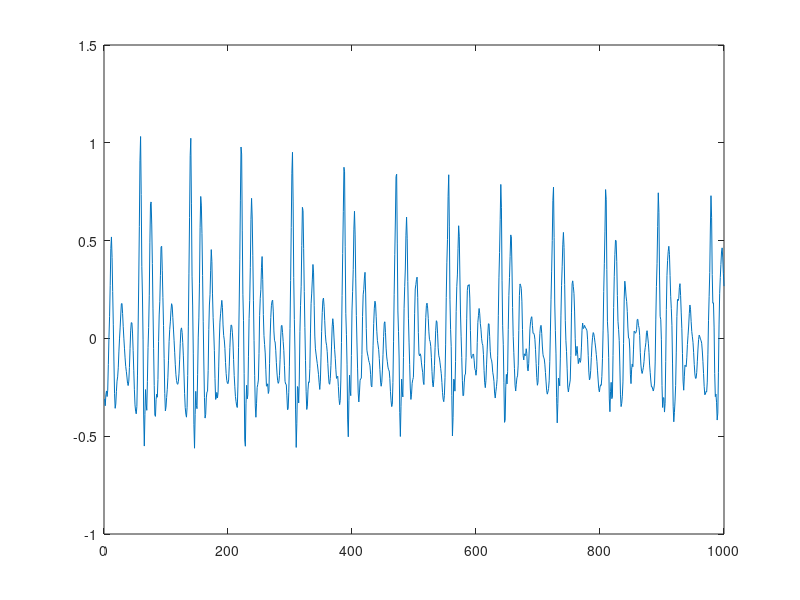
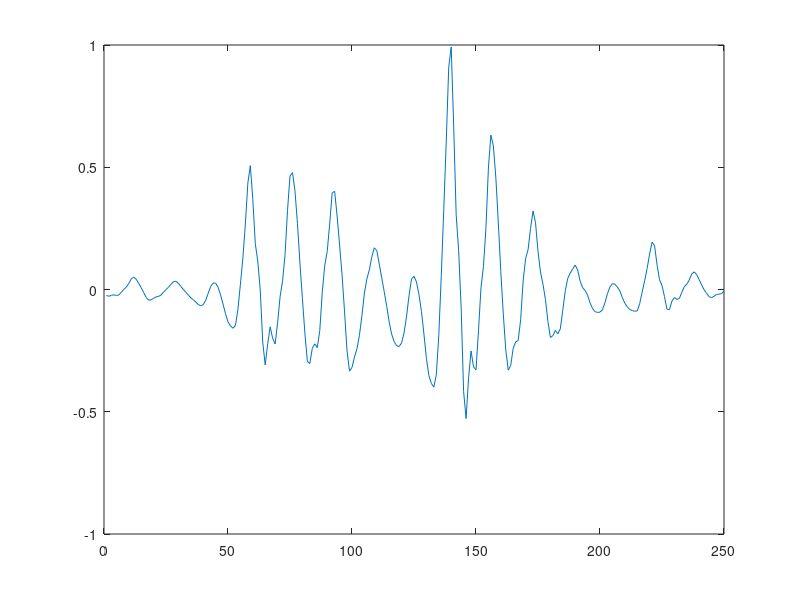
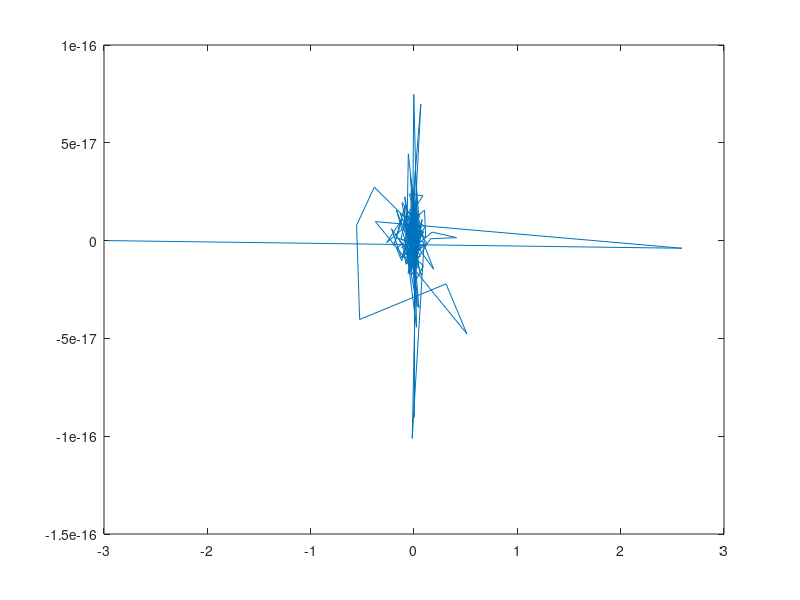
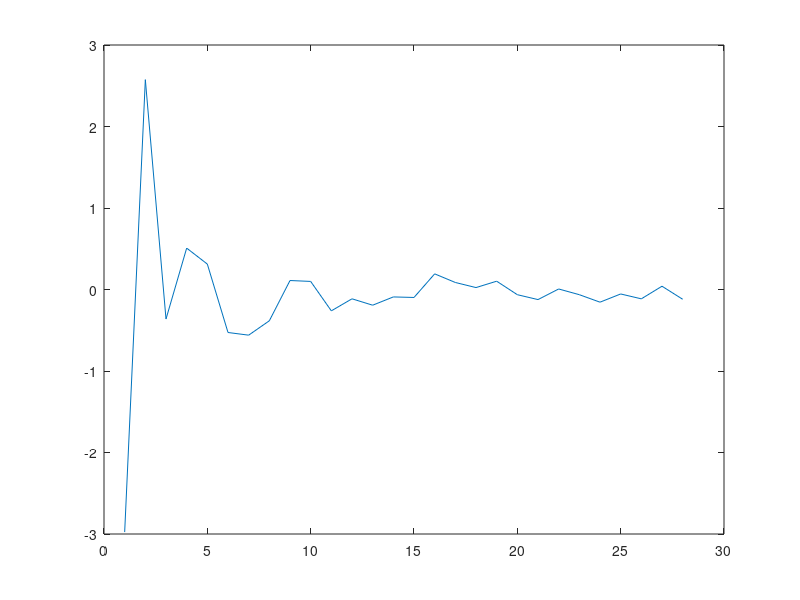

Write MATLAB code to recreate these figures, in order.
load('speech.mat');
y = speech;

%Hear the sound
%speech_big = [speech, speech, speech, speech, speech, speech, speech,... 
%speech, speech, speech, speech, speech, speech, speech, speech, speech];
%sound(speech_big,10000);
%Sounds like 'ah' at 120 Hz! Male voice
figure
plot(y)
ham = hamming(250);
%Make window
windowed_y = y(1:250)'.*ham;
figure
plot(windowed_y)
%Take fft
ffy = fft(windowed_y,1024);
%Find magnitude of fft
for i = 1:length(ffy)
    magffy(i) = abs(ffy(i));
end
%Find fourier of real cepstrum
for i = 1:length(ffy)
    logffy(i) = log(abs(ffy(i))^2);
end
%Get the real cepstrum
ilogffy = ifft(logffy);
%ilogffy(1) = 0;
%ilogffy(end) = 0;
ilogffy;
figure
plot(ilogffy(1:200))

%Find the max of the cepstrum between 20 and 140. This is the peak
[mag, ind] = max(abs(ilogffy(20:140)))
%Correct for the index (starts at 20, not 0)
trueind = ind+20
%Find pitch by dividing by sampling rate
pitch = (10000/trueind)



%Part c)
%Find the quantization levels
quantized_pitch = 50:250/(-1+2^7):300;
%Find the closest level to the pitch we found
tmp_quant = abs(quantized_pitch - pitch);
[err, ind_quant] = min(tmp_quant)
quant_val = quantized_pitch(ind_quant)
percent_err = abs(quant_val-pitch)/pitch


max_c_quant = max(ilogffy(1:28));
min_c_quant = min(ilogffy(1:28));
quantized_c = min_c_quant:(max_c_quant-min_c_quant)/(-1+2^7):max_c_quant;
%Use this function
x = 1:28;
myfun = 6./x;

for i = 1:28
    temp_quant = -myfun(i):(2*myfun(i)/(-1+2^7)):myfun(i);
    temp_abs = abs(temp_quant - ilogffy(i));
    [err, ind_temp_quant] = min(temp_abs);
    cq(i) = temp_quant(ind_temp_quant);
end

%Results are GREAT
figure
plot(cq)
figure
plot(ilogffy(1:28))


%Lifter!
cq_res = cq;
for i = 2:length(cq)
    cq_res(i) = cq(i)*2;
end


%Uncomment two lines below to see what the lifter does to signal
%figure
%plot(cq_res)

%Take fft
refft = fft(cq_res,1024);

%This was for visualization
% for i = 1:length(refft)
%     R(i) = abs(refft(i));
%     ang(i) = angle(refft(i));
% end
% figure
% subplot(2,1,1)
% plot(R(1:500))
% subplot(2,1,2)
% plot(ang(1:500))

%Exponentiate
for i = 1:length(refft)
    exprefft(i) = exp(refft(i));
end
%Take the ifft's real part to get the minimum-phase reconstruction
new = real(ifft(exprefft));
%figure
%plot(new(1:200))
